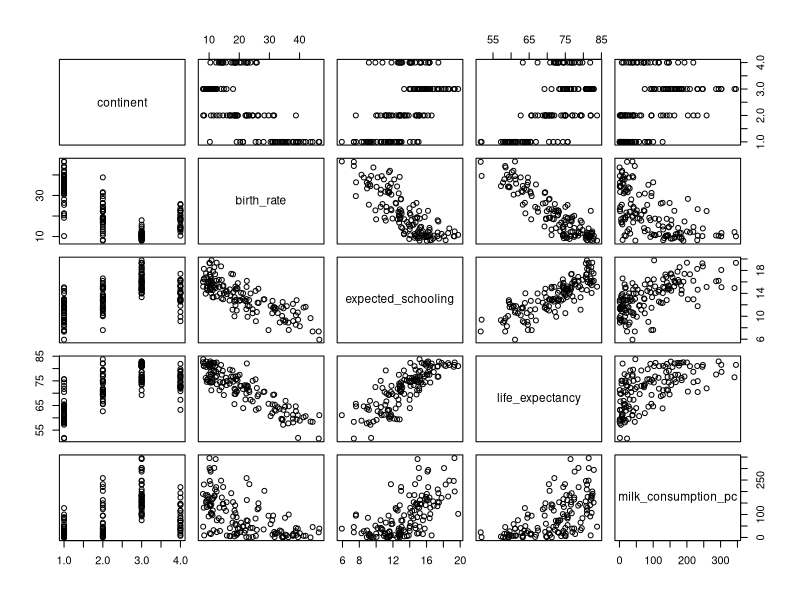

Write R code to recreate this figure. (Note: this script raises an error after producing the figure.)
## ---- chunk 1
library(tidyverse)
library(gridExtra)
## ---- chunk 2
#| warning: false
#| message: false

# limpa área de trabalho
rm(list = ls())

# carrega pacote `tidyverse`
library(tidyverse)

# carrega dados
owid <- read_delim("data/owid.csv", delim = ",", col_names = TRUE)

# codifica variável `continent` como fator
owid$continent <- as.factor(owid$continent)

str(owid)
## ---- chunk 3
# Filtrando os dados para o ano de 2015
model1_data <- owid %>% filter(year == 2015)

# Selecionando somente as variáveis de interesse
model1_data <- model1_data[, c(1, 5, 15, 18, 19)]

# Retirando os dados referentes a oceania
model1_data <- subset(model1_data, model1_data$continent != "Oceania")

## ---- chunk 4
summary(model1_data)
## ---- chunk 5
# Juntando os dados referentes às Américas do Norte e Sul
model1_data <- model1_data %>%
    mutate(continent = dplyr::recode(continent, "North America" = "America", "South America" = "America"))

summary(model1_data)
## ---- chunk 6
# Gráfico de dispersão dos dados
plot(model1_data)
## ---- chunk 7
# Transformação Box-Cox
library(MASS)

bc_milk <- boxcox(lm(milk_consumption_pc ~ life_expectancy, data = model1_data),
             lambda = seq(-2, 2, by = 0.1), plotit = TRUE)
## ---- chunk 8
lambda_milk <- bc_milk$x[which.max(bc_milk$y)]
cat(lambda_milk)
cat('\n')
## ---- chunk 9
model1_data <- model1_data |>
  mutate(new_milk_consumption_pc  = milk_consumption_pc^lambda_milk)

model1_data <- model1_data[, -c(5)]
## ---- chunk 10
# Gráfico de dispersão dos dados
plot(model1_data)
## ---- chunk 11
cor(model1_data$birth_rate, model1_data$expected_schooling)
## ---- chunk 12
cor(model1_data$birth_rate, model1_data$new_milk_consumption_pc)
## ---- chunk 13
cor(model1_data$expected_schooling, model1_data$new_milk_consumption_pc)
## ---- chunk 14
# Correlação para birth rate
cor(model1_data$birth_rate, model1_data$birth_rate^2)
## ---- chunk 15
# Correlação para expected schooling
cor(model1_data$expected_schooling, model1_data$expected_schooling^2)
## ---- chunk 16
# Correlação para a variavel transformada de milk_consumption_pc
cor(model1_data$new_milk_consumption_pc, model1_data$new_milk_consumption_pc^2)
## ---- chunk 17
#| layout-ncol: 3

ggplot(model1_data, aes(x = birth_rate, y = birth_rate^2)) +
    geom_point() +
    theme(
        axis.text = element_text(size = 15),
        axis.title = element_text(size = 20, face = "bold")
    )

ggplot(model1_data, aes(x = expected_schooling, y = expected_schooling^2)) +
    geom_point() +
    theme(
        axis.text = element_text(size = 15),
        axis.title = element_text(size = 20, face = "bold")
    )

ggplot(model1_data, aes(x = new_milk_consumption_pc, y = new_milk_consumption_pc^2)) +
    geom_point() +
    theme(
        axis.text = element_text(size = 15),
        axis.title = element_text(size = 20, face = "bold")
    )
## ---- chunk 18
# Criando variáveis quantitativas centralizadas
model1_data <- model1_data %>%
    mutate(
        birth_rate_c = birth_rate - mean(birth_rate),
        expected_schooling_c = expected_schooling - mean(expected_schooling),
        new_milk_consumption_pc_c = new_milk_consumption_pc - mean(new_milk_consumption_pc)
    )

## ---- chunk 19
# Correlação para birth rate
cor(model1_data$birth_rate_c, model1_data$birth_rate_c^2)
## ---- chunk 20
# Correlação para expected schooling
cor(model1_data$expected_schooling_c, model1_data$expected_schooling_c^2)
## ---- chunk 21
# Correlação para a variavel transformada de milk_consumption_pc
cor(model1_data$new_milk_consumption_pc_c, model1_data$new_milk_consumption_pc_c^2)
## ---- chunk 22
#| layout-ncol: 3
ggplot(model1_data, aes(x = birth_rate_c, y = birth_rate_c^2)) +
    geom_point() +
    theme(
        axis.text = element_text(size = 15),
        axis.title = element_text(size = 20, face = "bold")
    )

ggplot(model1_data, aes(x = expected_schooling_c, y = expected_schooling_c^2)) +
    geom_point() +
    theme(
        axis.text = element_text(size = 15),
        axis.title = element_text(size = 20, face = "bold")
    )


ggplot(model1_data, aes(x = new_milk_consumption_pc_c, y = new_milk_consumption_pc_c^2)) +
    geom_point() +
    theme(
        axis.text = element_text(size = 15),
        axis.title = element_text(size = 20, face = "bold")
    )
## ---- chunk 23
cor(model1_data$birth_rate_c, model1_data$expected_schooling_c)
## ---- chunk 24
cor(model1_data$birth_rate_c, model1_data$new_milk_consumption_pc_c)
## ---- chunk 25
cor(model1_data$expected_schooling_c, model1_data$new_milk_consumption_pc_c)
## ---- chunk 26
# Modelo de regressão linear com as variáveis explicativas "birth_rate_c", "expected_schooling_c" e "milk_consumption_pc_c"

# Modelo polinomial de segunda ordem completo com as variáveis quantitativas
model1_quant <- lm(
    life_expectancy ~ I(birth_rate_c^2) + I(expected_schooling_c^2) + I(new_milk_consumption_pc_c^2) + birth_rate_c * expected_schooling_c + birth_rate_c * new_milk_consumption_pc_c + expected_schooling_c * new_milk_consumption_pc_c, data = model1_data)


summary(model1_quant)
## ---- chunk 27
# Modelo reduzido
model1_quant_red <- lm(
    life_expectancy ~ new_milk_consumption_pc_c + birth_rate_c + expected_schooling_c + new_milk_consumption_pc_c * birth_rate_c, data = model1_data)


summary(model1_quant_red)
## ---- chunk 28
# teste-F
# H_0: Betas(11, 22, 33, 13 e 23) == 0
# H_a: Nem todos são nulos

anova(model1_quant_red, model1_quant, test="F")
## ---- chunk 29
# Constrói tabela com dados do modelo `model1_quant_red`
model1_quant_red_data <- model1_data %>%
  # inclui coluna com valores ajustados
  mutate(fitted = model1_quant_red$fit) %>%
  mutate(resid = model1_quant_red$res)

# Gera gráficos dos resíduos:
ggplot(model1_quant_red_data, aes(x = fitted, y = resid)) +
  geom_point() +
  geom_hline(yintercept = 0, linetype = "dashed") +
  ggtitle("gráfico de resíduos: modelo life_expectancy ~ new_milk_consumption_pc_c + birth_rate_c + expected_schooling_c + new_milk_consumption_pc_c * birth_rate_c") +
  labs(y = "resíduos", x = "resposta ajustada (life_expectancy)")
# Gráfico de quantis
ggplot(model1_quant_red_data, aes(sample = resid)) +
  stat_qq() + stat_qq_line() +
  ggtitle("gráfico de quantis normais") +
  labs(y = "quantis amostrais", x = "quantis teóricos (dist. normal)") 
## ---- chunk 30
# Teste de Homoscedasticidade de Breusch-Pagan
# Ho: sigma^2  = cte
# Ha: sigma^2 != cte

library(lmtest)
library(zoo)
bptest(model1_quant_red)
## ---- chunk 31
# Teste de Normalidade de Shapiro-Wilk
# Ho: normal
# Ha: não-normal

shapiro.test(model1_quant_red_data$resid)
## ---- chunk 32
# Modelo reduzido
model1_quali <- lm(
    life_expectancy ~ new_milk_consumption_pc_c + birth_rate_c + expected_schooling_c + new_milk_consumption_pc_c * birth_rate_c + continent, data = model1_data)


summary(model1_quali)
## ---- chunk 33
# Tabela ANOVA
anova(model1_quali)

## ---- chunk 34
# Teste ANOVA
anova(model1_quali, model1_quant_red, test="F")

## ---- chunk 35
ggplot(model1_data, aes(x = birth_rate_c, y = life_expectancy)) +
  # adiciona pontos 
  # (cores e símbolos distintos para diferentes valores de `continent`)
  geom_point(aes(color = continent, shape = continent)) + 
  # adiciona retas de tendência
  geom_smooth(aes(color = continent), method = "lm", se = FALSE) +
  ggtitle("`life_expectancy` x `birth_rate_c`, para diferentes níveis de `continent`")

ggplot(model1_data, aes(x = expected_schooling_c, y = life_expectancy)) +
  # adiciona pontos 
  # (cores e símbolos distintos para diferentes valores de `continent`)
  geom_point(aes(color = continent, shape = continent)) + 
  # adiciona retas de tendência
  geom_smooth(aes(color = continent), method = "lm", se = FALSE) +
  ggtitle("`life_expectancy` x `expected_schooling_c`, para diferentes níveis de `continent`")

ggplot(model1_data, aes(x = new_milk_consumption_pc_c, y = life_expectancy)) +
  # adiciona pontos 
  # (cores e símbolos distintos para diferentes valores de `continent`)
  geom_point(aes(color = continent, shape = continent)) + 
  # adiciona retas de tendência
  geom_smooth(aes(color = continent), method = "lm", se = FALSE) +
  ggtitle("`life_expectancy` x `new_milk_consumption_pc`, para diferentes níveis de `continent`")
## ---- chunk 36
# Criando modelo de regressão com todas as interações possíveis
model1_all <- lm(
    life_expectancy ~ new_milk_consumption_pc_c + birth_rate_c + expected_schooling_c + new_milk_consumption_pc_c * birth_rate_c + continent + continent * new_milk_consumption_pc_c + continent * birth_rate_c + continent * expected_schooling_c + continent * new_milk_consumption_pc_c * birth_rate_c, data = model1_data 
)

summary(model1_all)
## ---- chunk 37
# tabela ANOVA
anova(model1_all)
## ---- chunk 38
# H_0: Betas(14, 24, 34, 124) = 0
# H_a: Nem todos os coeficientes são nulos

# Verificando a inclusao das novas alterações
anova(model1_quali,model1_all, test="F")
## ---- chunk 39
# Resumo do modelo final
summary(model1_quali)
## ---- chunk 40
# Criando modelo de regressão com todas as interações possíveis
model1_final <- lm(
    life_expectancy ~ new_milk_consumption_pc_c + birth_rate_c + expected_schooling_c  + continent, data = model1_data 
)

anova(model1_final, model1_quali, test="F")
## ---- chunk 41
# tabela ANOVA
summary(model1_final)
